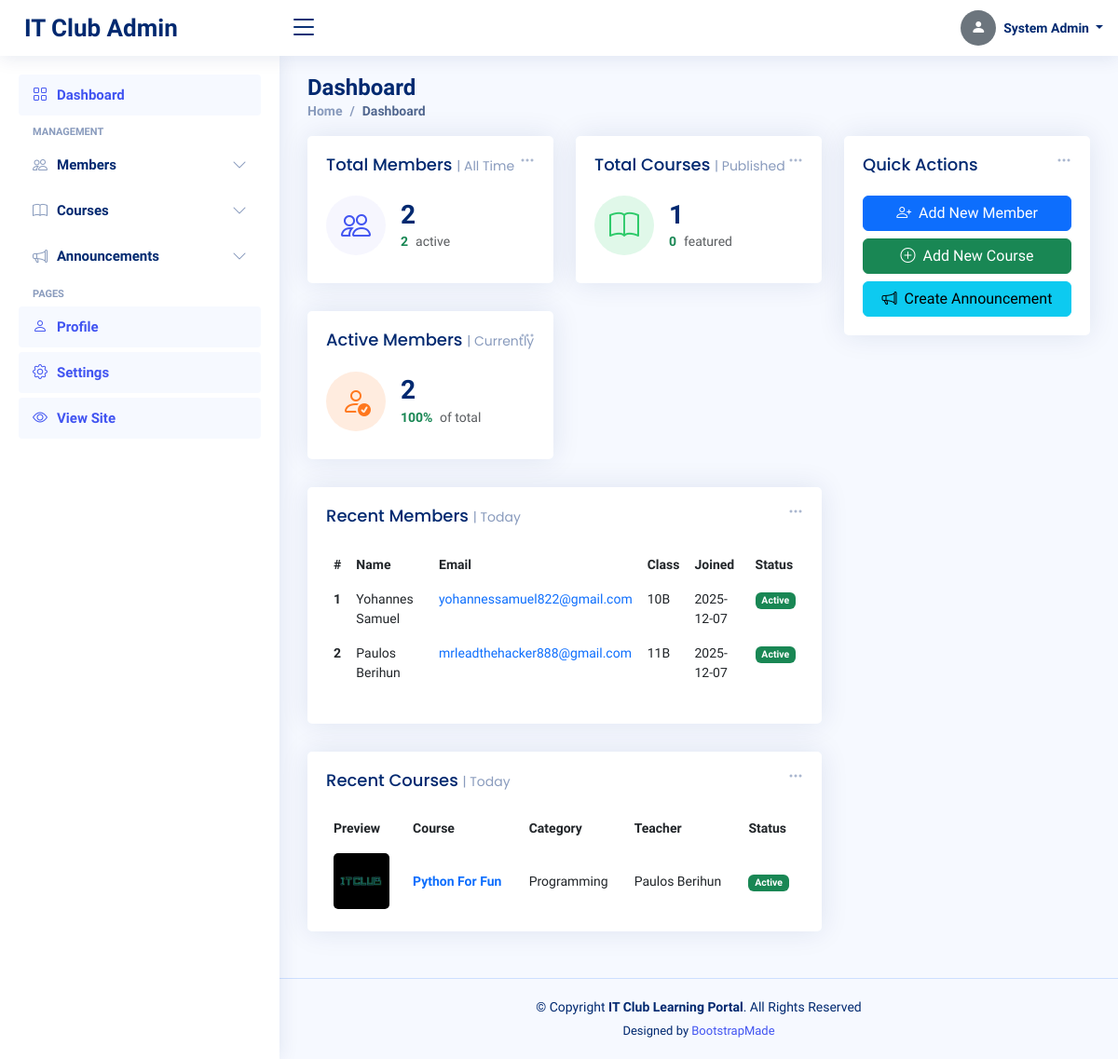
The page /admin/dashboard (signed in) on the database its author committed.
### tables this page shows
CREATE TABLE members (
        id INTEGER PRIMARY KEY AUTOINCREMENT,
        full_name TEXT NOT NULL,
        class_name TEXT,
        email TEXT UNIQUE NOT NULL,
        password TEXT NOT NULL,
        phone_number TEXT,
        telegram_username TEXT,
        department TEXT,
        profile_picture TEXT,
        status TEXT DEFAULT 'active',
        created_at TIMESTAMP DEFAULT CURRENT_TIMESTAMP,
        last_login TIMESTAMP
    );

CREATE TABLE courses (
        id INTEGER PRIMARY KEY AUTOINCREMENT,
        title TEXT NOT NULL,
        time TEXT,
        category TEXT,
        teacher TEXT,
        description TEXT,
        course_video TEXT,
        course_material TEXT,
        thumbnail TEXT,
        is_featured INTEGER DEFAULT 0,
        status TEXT DEFAULT 'active',
        created_at TIMESTAMP DEFAULT CURRENT_TIMESTAMP
    );

### app.py (the view)
@app.route('/admin/dashboard')
@admin_required
def admin_dashboard():
    db = get_db()
    stats = {}
    stats['total_members'] = db.execute('SELECT COUNT(*) FROM members').fetchone()[0]
    stats['total_courses'] = db.execute('SELECT COUNT(*) FROM courses').fetchone()[0]
    stats['active_members'] = db.execute('SELECT COUNT(*) FROM members WHERE status = "active"').fetchone()[0]
    stats['featured_courses'] = db.execute('SELECT COUNT(*) FROM courses WHERE is_featured = 1').fetchone()[0]
    recent_members_rows = db.execute('SELECT * FROM members ORDER BY created_at DESC LIMIT 5').fetchall()
    recent_courses_rows = db.execute('SELECT * FROM courses ORDER BY created_at DESC LIMIT 5').fetchall()
    recent_members = []
    for r in recent_members_rows:
        d = row_to_dict(r)
        if d:
            d['profile_picture'] = resolve_media_path(d.get('profile_picture'))
        recent_members.append(d)
    recent_courses = []
    for r in recent_courses_rows:
        d = row_to_dict(r)
        if d:
            d['thumbnail'] = resolve_media_path(d.get('thumbnail'))
        recent_courses.append(d)
    return render_template('admin/dashboard.html',
                          stats=stats,
                          recent_members=recent_members,
                          recent_courses=recent_courses)

### templates/admin/dashboard.html (shortened to what this page needs)
<!DOCTYPE html>
<html lang="en">
<head>
  <link href="{{ url_for('static', filename='vendor/bootstrap/css/bootstrap.min.css') }}" rel="stylesheet">
  <link href="{{ url_for('static', filename='vendor/bootstrap-icons/bootstrap-icons.css') }}" rel="stylesheet">
  <link href="{{ url_for('static', filename='vendor/boxicons/css/boxicons.min.css') }}" rel="stylesheet">
  <link href="{{ url_for('static', filename='vendor/quill/quill.snow.css') }}" rel="stylesheet">
  <link href="{{ url_for('static', filename='vendor/quill/quill.bubble.css') }}" rel="stylesheet">
  <link href="{{ url_for('static', filename='vendor/remixicon/remixicon.css') }}" rel="stylesheet">
  <link href="{{ url_for('static', filename='vendor/simple-datatables/style.css') }}" rel="stylesheet">
  <link rel="stylesheet" href="https://cdn.jsdelivr.net/npm/bootstrap-icons@1.10.5/font/bootstrap-icons.css">
  <link rel="stylesheet" href="https://cdnjs.cloudflare.com/ajax/libs/boxicons/2.1.4/css/boxicons.min.css">
  <link rel="stylesheet" href="https://cdn.jsdelivr.net/npm/remixicon@2.5.0/fonts/remixicon.css">
  <link href="{{ url_for('static', filename='css/style.css') }}" rel="stylesheet">
</head>
<body>
  <header id="header" class="header fixed-top d-flex align-items-center">
    <div class="d-flex align-items-center justify-content-between">
      <a href="{{ url_for('admin_dashboard') }}" class="logo d-flex align-items-center">
        <span class="d-none d-lg-block">IT Club Admin</span>
      </a>
      <i class="bi bi-list toggle-sidebar-btn"></i>
    </div>
    <nav class="header-nav ms-auto">
      <ul class="d-flex align-items-center">
        <li class="nav-item dropdown pe-3">
          <a class="nav-link nav-profile d-flex align-items-center pe-0" href="#" data-bs-toggle="dropdown">
            {% set _avatar_src = None %}
            {% if admin and admin.profile_picture %}
              {% if admin.profile_picture.startswith('http') or admin.profile_picture.startswith('/') %}
                {% set _avatar_src = admin.profile_picture %}
              {% else %}
                {% set _avatar_src = url_for('static', filename=admin.profile_picture) %}
              {% endif %}
            {% endif %}
            {% if _avatar_src %}
              <img src="{{ _avatar_src }}" alt="Profile" class="rounded-circle">
            {% else %}
              <div class="rounded-circle bg-secondary d-flex align-items-center justify-content-center" style="width:38px;height:38px;">
                <i class="bi bi-person-fill text-white"></i>
              </div>
            {% endif %}
            <span class="d-none d-md-block dropdown-toggle ps-2">
              {{ session.get('admin_name', 'Admin') }}
            </span>
          </a>
        </li>
      </ul>
    </nav>
  </header>
  <aside id="sidebar" class="sidebar">
    <ul class="sidebar-nav" id="sidebar-nav">
      <li class="nav-item">
        <a class="nav-link active" href="{{ url_for('admin_dashboard') }}">
          <i class="bi bi-grid"></i>
          <span>Dashboard</span>
        </a>
      </li>
      <li class="nav-heading">Management</li>
      <li class="nav-item">
        <a class="nav-link collapsed" data-bs-target="#members-nav" data-bs-toggle="collapse" href="#">
          <i class="bi bi-people"></i><span>Members</span><i class="bi bi-chevron-down ms-auto"></i>
        </a>
      </li>
      <li class="nav-item">
        <a class="nav-link collapsed" data-bs-target="#courses-nav" data-bs-toggle="collapse" href="#">
          <i class="bi bi-book"></i><span>Courses</span><i class="bi bi-chevron-down ms-auto"></i>
        </a>
      </li>
      <li class="nav-item">
        <a class="nav-link collapsed" data-bs-target="#announcements-nav" data-bs-toggle="collapse" href="#">
          <i class="bi bi-megaphone"></i><span>Announcements</span><i class="bi bi-chevron-down ms-auto"></i>
        </a>
      </li>
      <li class="nav-heading">Pages</li>
      <li class="nav-item">
        <a class="nav-link" href="{{ url_for('admin_profile') }}">
          <i class="bi bi-person"></i>
          <span>Profile</span>
        </a>
      </li>
      <li class="nav-item">
        <a class="nav-link" href="{{ url_for('admin_settings') }}">
          <i class="bi bi-gear"></i>
          <span>Settings</span>
        </a>
      </li>
      <li class="nav-item">
        <a class="nav-link" href="{{ url_for('index') }}" target="_blank">
          <i class="bi bi-eye"></i>
          <span>View Site</span>
        </a>
      </li>
    </ul>
  </aside>
  <main id="main" class="main">
    <div class="pagetitle">
      <h1>Dashboard</h1>
      <nav>
        <ol class="breadcrumb">
          <li class="breadcrumb-item"><a href="{{ url_for('admin_dashboard') }}">Home</a></li>
          <li class="breadcrumb-item active">Dashboard</li>
        </ol>
      </nav>
    </div>
    <section class="section dashboard">
      <div class="row">
        <div class="col-lg-8">
          <div class="row">
            <div class="col-xxl-4 col-md-6">
              <div class="card info-card sales-card">
                <div class="filter">
                  <a class="icon" href="#" data-bs-toggle="dropdown"><i class="bi bi-three-dots"></i></a>
                </div>
                <div class="card-body">
                  <h5 class="card-title">Total Members <span>| All Time</span></h5>
                  <div class="d-flex align-items-center">
                    <div class="card-icon rounded-circle d-flex align-items-center justify-content-center">
                      <i class="bi bi-people"></i>
                    </div>
                    <div class="ps-3">
                      <h6>{{ stats.total_members }}</h6>
                      <span class="text-success small pt-1 fw-bold">{{ stats.active_members }}</span>
                      <span class="text-muted small pt-2 ps-1">active</span>
                    </div>
                  </div>
                </div>
              </div>
            </div>
            <div class="col-xxl-4 col-md-6">
              <div class="card info-card revenue-card">
                <div class="filter">
                  <a class="icon" href="#" data-bs-toggle="dropdown"><i class="bi bi-three-dots"></i></a>
                </div>
                <div class="card-body">
                  <h5 class="card-title">Total Courses <span>| Published</span></h5>
                  <div class="d-flex align-items-center">
                    <div class="card-icon rounded-circle d-flex align-items-center justify-content-center">
                      <i class="bi bi-book"></i>
                    </div>
                    <div class="ps-3">
                      <h6>{{ stats.total_courses }}</h6>
                      <span class="text-success small pt-1 fw-bold">{{ stats.featured_courses }}</span>
                      <span class="text-muted small pt-2 ps-1">featured</span>
                    </div>
                  </div>
                </div>
              </div>
            </div>
            <div class="col-xxl-4 col-md-6">
              <div class="card info-card customers-card">
                <div class="filter">
                  <a class="icon" href="#" data-bs-toggle="dropdown"><i class="bi bi-three-dots"></i></a>
                </div>
                <div class="card-body">
                  <h5 class="card-title">Active Members <span>| Currently</span></h5>
                  <div class="d-flex align-items-center">
                    <div class="card-icon rounded-circle d-flex align-items-center justify-content-center">
                      <i class="bi bi-person-check"></i>
                    </div>
                    <div class="ps-3">
                      <h6>{{ stats.active_members }}</h6>
                      <span class="text-success small pt-1 fw-bold">
                        {{ ((stats.active_members / stats.total_members) * 100)|round|int if stats.total_members > 0 else 0 }}%
                      </span>
                      <span class="text-muted small pt-2 ps-1">of total</span>
                    </div>
                  </div>
                </div>
              </div>
            </div>
            <div class="col-12">
              <div class="card recent-sales overflow-auto">
                <div class="filter">
                  <a class="icon" href="#" data-bs-toggle="dropdown"><i class="bi bi-three-dots"></i></a>
                </div>
                <div class="card-body">
                  <h5 class="card-title">Recent Members <span>| Today</span></h5>
                  {% if recent_members %}
                  <table class="table table-borderless datatable">
                    <thead>
                      <tr>
                        <th scope="col">#</th>
                        <th scope="col">Name</th>
                        <th scope="col">Email</th>
                        <th scope="col">Class</th>
                        <th scope="col">Joined</th>
                        <th scope="col">Status</th>
                      </tr>
                    </thead>
                    <tbody>
                      {% for member in recent_members %}
                      <tr>
                        <th scope="row">{{ loop.index }}</th>
                        <td>{{ member.full_name }}</td>
                        <td><a href="mailto:{{ member.email }}" class="text-primary">{{ member.email }}</a></td>
                        <td>{{ member.class_name or 'N/A' }}</td>
                        <td>{{ member.created_at[:10] if member.created_at else 'N/A' }}</td>
                        <td><span class="badge bg-{{ 'success' if member.status == 'active' else 'secondary' }}">{{ member.status|title if member.status else 'N/A' }}</span></td>
                      </tr>
                      {% endfor %}
                    </tbody>
                  </table>
                  {% else %}
                  <div class="text-center py-4">
                    <i class="bi bi-people display-4 text-muted"></i>
                    <p class="text-muted mt-2">No members found</p>
                  </div>
                  {% endif %}
                </div>
              </div>
            </div>
            <div class="col-12">
              <div class="card top-selling overflow-auto">
                <div class="filter">
                  <a class="icon" href="#" data-bs-toggle="dropdown"><i class="bi bi-three-dots"></i></a>
                </div>
                <div class="card-body pb-0">
                  <h5 class="card-title">Recent Courses <span>| Today</span></h5>
                  {% if recent_courses %}
                  <table class="table table-borderless">
                    <thead>
                      <tr>
                        <th scope="col">Preview</th>
                        <th scope="col">Course</th>
                        <th scope="col">Category</th>
                        <th scope="col">Teacher</th>
                        <th scope="col">Status</th>
                      </tr>
                    </thead>
                    <tbody>
                      {% for course in recent_courses %}
                      <tr>
                        <th scope="row">
                          {% if course.thumbnail %}
                          <a href="{{ url_for('view_course', course_id=course.id) }}"><img src="{{ course.thumbnail }}" alt="{{ course.title }}" style="width: 60px; height: 60px; object-fit: cover;"></a>
                          {% else %}
                          <a href="{{ url_for('view_course', course_id=course.id) }}"><img src="{{ url_for('static', filename='img/default-course.png') }}" alt="Default" style="width: 60px; height: 60px; object-fit: cover;"></a>
                          {% endif %}
                        </th>
                        <td>
                          <a href="{{ url_for('view_course', course_id=course.id) }}" class="text-primary fw-bold">{{ course.title }}</a>
                        </td>
                        <td>{{ course.category or 'General' }}</td>
                        <td>{{ course.teacher or 'N/A' }}</td>
                        <td>
                          <span class="badge bg-{{ 'success' if course.status == 'active' else 'secondary' }}">{{ course.status|title if course.status else 'N/A' }}</span>
                        </td>
                      </tr>
                      {% endfor %}
                    </tbody>
                  </table>
                  {% else %}
                  <div class="text-center py-4">
                    <i class="bi bi-book display-4 text-muted"></i>
                    <p class="text-muted mt-2">No courses found</p>
                  </div>
                  {% endif %}
                </div>
              </div>
            </div>
          </div>
        </div>
        <div class="col-lg-4">
          <div class="card">
            <div class="filter">
              <a class="icon" href="#" data-bs-toggle="dropdown"><i class="bi bi-three-dots"></i></a>
            </div>
            <div class="card-body">
              <h5 class="card-title">Quick Actions</h5>
              <div class="d-grid gap-2">
                <a href="{{ url_for('add_members') }}" class="btn btn-primary">
                  <i class="bi bi-person-plus me-1"></i> Add New Member
                </a>
                <a href="{{ url_for('add_courses') }}" class="btn btn-success">
                  <i class="bi bi-plus-circle me-1"></i> Add New Course
                </a>
                <a href="{{ url_for('add_announcement') }}" class="btn btn-info">
                  <i class="bi bi-megaphone me-1"></i> Create Announcement
                </a>
              </div>
            </div>
          </div>
        </div>
      </div>
    </section>
  </main>
  <footer id="footer" class="footer">
    <div class="copyright">
      &copy; Copyright <strong><span>IT Club Learning Portal</span></strong>. All Rights Reserved
    </div>
    <div class="credits">
      Designed by <a href="https://bootstrapmade.com/">BootstrapMade</a>
    </div>
  </footer>
</body>
</html>

### rows shown on the page
members: full_name "Yohannes Samuel", email "yohannessamuel822@gmail.com", class_name "10B", created_at "2025-12-07", status "Active"
members: full_name "Paulos Berihun", email "mrleadthehacker888@gmail.com", class_name "11B", created_at "2025-12-07", status "Active"
courses: thumbnail (picture), title "Python For Fun", category "Programming", teacher "Paulos Berihun", status "Active"

### other values the page prints
{{ session.get('admin_name', 'Admin') }} "System Admin"
{{ stats.total_members }} "2"
{{ stats.active_members }} "2"
{{ stats.total_courses }} "1"
{{ stats.featured_courses }} "0"
